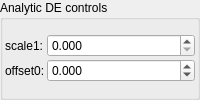
    <widget class="QGroupBox" name="groupBox_5">
     <property name="title">
      <string>Analytic DE controls</string>
     </property>
     <layout class="QVBoxLayout" name="verticalLayout_8">
      <property name="leftMargin">
       <number>2</number>
      </property>
      <property name="topMargin">
       <number>2</number>
      </property>
      <property name="rightMargin">
       <number>2</number>
      </property>
      <property name="bottomMargin">
       <number>2</number>
      </property>
      <item>
       <layout class="QGridLayout" name="gridLayout_45" columnstretch="0,1">
        <property name="spacing">
         <number>2</number>
        </property>
        <item row="1" column="1">
         <widget class="MyDoubleSpinBox" name="spinbox_analyticDE_offset_0">
          <property name="sizePolicy">
           <sizepolicy hsizetype="Minimum" vsizetype="Maximum">
            <horstretch>0</horstretch>
            <verstretch>0</verstretch>
           </sizepolicy>
          </property>
          <property name="prefix">
           <string/>
          </property>
          <property name="suffix">
           <string/>
          </property>
          <property name="decimals">
           <number>3</number>
          </property>
          <property name="minimum">
           <double>-99.989999999999995</double>
          </property>
          <property name="maximum">
           <double>99.989999999999995</double>
          </property>
          <property name="singleStep">
           <double>0.100000000000000</double>
          </property>
         </widget>
        </item>
        <item row="0" column="0">
         <widget class="QLabel" name="label_182">
          <property name="text">
           <string>scale1:</string>
          </property>
         </widget>
        </item>
        <item row="0" column="1">
         <widget class="MyDoubleSpinBox" name="spinbox_analyticDE_scale_1">
          <property name="sizePolicy">
           <sizepolicy hsizetype="Minimum" vsizetype="Maximum">
            <horstretch>0</horstretch>
            <verstretch>0</verstretch>
           </sizepolicy>
          </property>
          <property name="prefix">
           <string/>
          </property>
          <property name="suffix">
           <string/>
          </property>
          <property name="decimals">
           <number>3</number>
          </property>
          <property name="minimum">
           <double>0.000000000000000</double>
          </property>
          <property name="maximum">
           <double>99.989999999999995</double>
          </property>
          <property name="singleStep">
           <double>0.100000000000000</double>
          </property>
         </widget>
        </item>
        <item row="1" column="0">
         <widget class="QLabel" name="label_180">
          <property name="text">
           <string>offset0:</string>
          </property>
         </widget>
        </item>
       </layout>
      </item>
     </layout>
    </widget>
